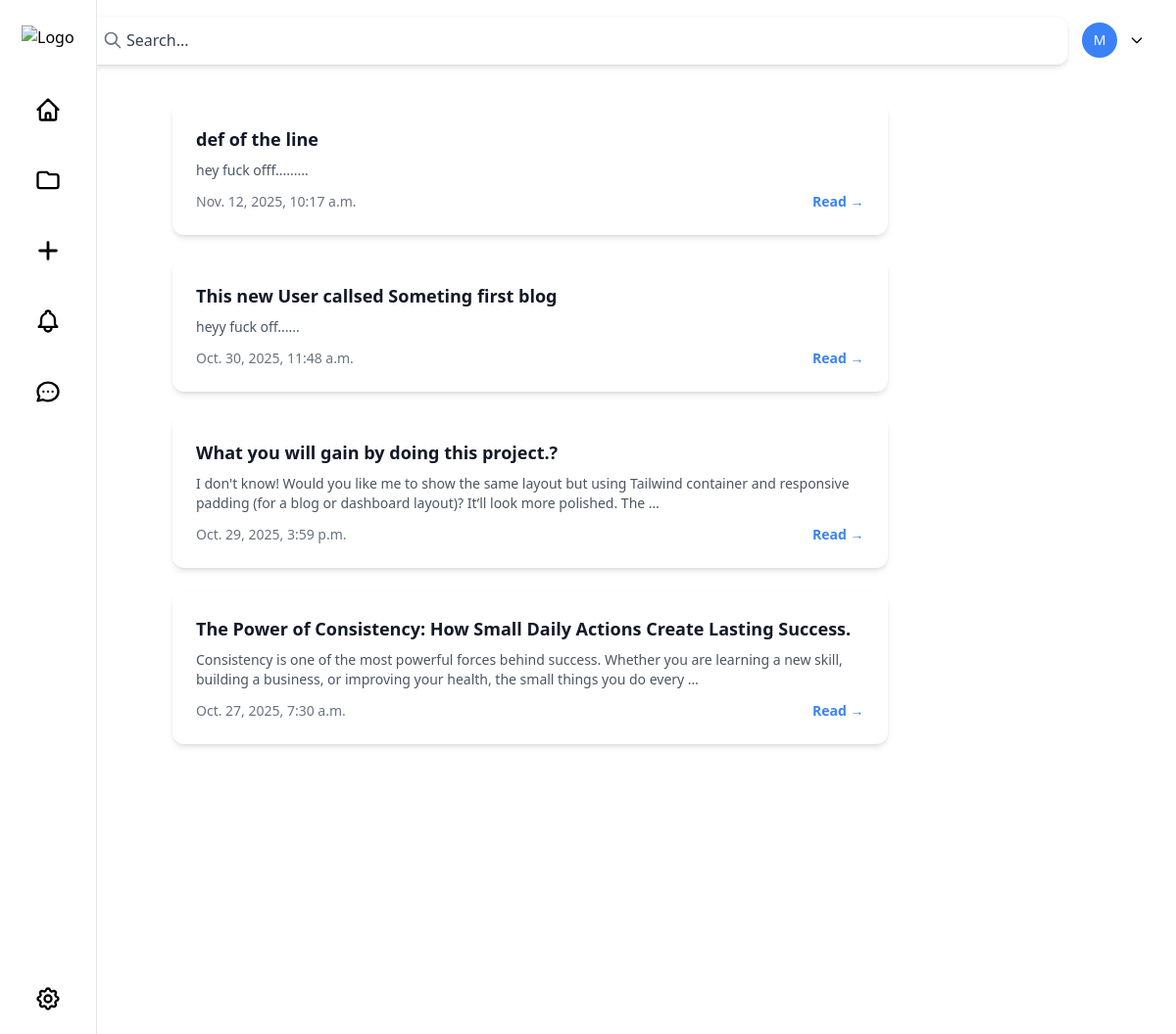
The app's page / (signed in) with its own data.
### blog/models.py (models this page shows, shortened)
class blog_post(models.Model):
    STATUS_CHOICES = [
        ('draft','Draft'),
        ('published', 'Published')
    ]
    title = models.CharField(max_length=250)
    slug = models.SlugField(max_length=200, unique=True)
    body = models.TextField()
    author = models.ForeignKey(User, on_delete=models.CASCADE)
    created_at = models.DateTimeField(auto_now_add=True)
    updated_at = models.DateTimeField(auto_now=True)
    status = models.CharField(max_length=10, choices = STATUS_CHOICES, default='draft')

### blog/views.py (the view)
# urls.py: path('',views.home, name = 'home'),
def home(request):
    posts = blog_post.objects.filter(status="published").order_by('-created_at')
    return render(request, "iindex.html", {'posts': posts})

### blog/templates/iindex.html (shortened to what this page needs)
{% load static %}
<!DOCTYPE html>
<html lang="en">
<head>
  <script src="https://cdn.tailwindcss.com"></script>
</head>
<body>
  {% if user.is_authenticated %}
    <aside class="fixed top-0 left-0 h-screen w-fit bg-white border-r border-gray-200 flex flex-col space-y-6 items-center py-4 px-3 z-50">
      <a href="#" class=" rounded-2xl p-2.5 transition-all duration-200 hover:bg-gray-200 focus:bg-gray-800 focus:text-white">
        <img src="{% static 'images/logo.png' %}" alt="Logo" class="h-7 w-auto transition">
      </a>
      <a href="{% url 'home' %}" class=" rounded-2xl p-2.5 transition-all duration-200 hover:bg-gray-200 focus:bg-gray-800 focus:text-white">
      </a>
      <a href="#" class=" rounded-2xl p-2.5 transition-all duration-200 hover:bg-gray-200 focus:bg-gray-800 focus:text-white">
        <svg xmlns="http://www.w3.org/2000/svg" class="h-7 w-7" fill="none" viewBox="0 0 24 24" stroke="currentColor" stroke-width="2">
          <path stroke-linecap="round" stroke-linejoin="round" d="M3 7v10a2 2 0 002 2h14a2 2 0 002-2V9a2 2 0 00-2-2h-6l-2-2H5a2 2 0 00-2 2z" />
        </svg>
      </a>
      <a href="{% url 'post_create' %}" class=" rounded-2xl p-2.5 transition-all duration-200 hover:bg-gray-200 focus:bg-gray-800 focus:text-white">
        <svg xmlns="http://www.w3.org/2000/svg" class="h-7 w-7" viewBox="0 0 20 20" fill="currentColor">
          <path fill-rule="evenodd" d="M10 3a1 1 0 011 1v5h5a1 1 0 110 2h-5v5a1 1 0 11-2 0v-5H4a1 1 0 110-2h5V4a1 1 0 011-1z" clip-rule="evenodd" />
        </svg>
      </a>
      <a href="#" class=" rounded-2xl p-2.5 transition-all duration-200 hover:bg-gray-200 focus:bg-gray-800 focus:text-white">
      </a>
      <a href="#" class=" rounded-2xl p-2.5 transition-all duration-200 hover:bg-gray-200 focus:bg-gray-800 focus:text-white">
      </a>
      <a href="#" class="absolute bottom-3 rounded-2xl p-2.5 transition-all duration-200 hover:bg-gray-200 focus:bg-gray-800 focus:text-white">
      </a>
    </aside>
    <nav id="searchBar" class="fixed top-0 left-16 bg-white border-gray-200 flex items-center w-[calc(100vw-5rem)] px-3 py-1 pb-1 transition-shadow">
      <div class="flex items-center justify-between gap-0.5 py-3 pr-1.5 px-3 w-full">
        <div class="flex w-full items-center gap-1 rounded-xl shadow-md hover:shadow-lg border border-gray-50 py-3 px-4">
          <svg xmlns="http://www.w3.org/2000/svg" class="h-5 w-5 text-gray-500" fill="none" viewBox="0 0 24 24" stroke="currentColor" stroke-width="2">
            <path stroke-linecap="round" stroke-linejoin="round" d="M21 21l-6-6m2-5a7 7 0 11-14 0 7 7 0 0114 0z" />
          </svg>
          <input type="text" placeholder="Search..." class="bg-transparent outline-none placeholder:text-gray-700 focus:placeholder:text-gray-400 placeholder: " />
        </div>
      </div>
      <button class="flex items-center rounded-2xl p-2  hover:bg-gray-100 ">
        <div class="w-9 h-9 rounded-full bg-blue-500 text-white flex items-center justify-center text-sm">
          {{ user.username|first|upper }}
        </div>
      </button>
        <button id="dropdownButton" class="items-center text-black p-1 rounded-lg hover:bg-gray-100 focus:outline-none">
            <svg class="w-4 h-4" fill="none" stroke="currentColor" stroke-width="2"
                viewBox="0 0 24 24">
              <path stroke-linecap="round" stroke-linejoin="round"
                    d="M19 9l-7 7-7-7" />
            </svg>
          </button>
    </nav>
    {% block content %}
    <main class="min-h-screen ml-16 mt-16  grid grid-cols-10 px-28 py-10 bg-white">
    <div class="  col-span-8 space-y-6">
      {% for post in posts %}
        <div class=" shadow-md p-6 pb-6 hover:shadow-lg transition-all duration-300 rounded-xl ">
          <h2 class="text-lg font-semibold text-gray-900 mb-2">{{ post.title }}</h2>
          <p class="text-gray-600 text-sm mb-3">{{ post.body|truncatewords:30 }}</p>
          <div class="flex justify-between text-sm text-gray-500">
            <span class=" text-sm">{{post.created_at}}</span>
            <a href="{% url 'post_details' post.id %}" class="text-blue-500 hover:underline font-semibold">Read →</a>
          </div>
        </div>
        {% endfor %}
    </div>
    </main>
    {% endblock %}
  {% else %}
    <script>
      window.location.href = "{% url 'register' %}";
    </script>
  {% endif %}
</body>

### records on screen
blog_post: title "def of the line", body "hey fuck offf.........", created_at "Nov. 12, 2025, 10:17 a.m."
blog_post: title "This new User callsed Someting first blog", body "heyy fuck off......", created_at "Oct. 30, 2025, 11:48 a.m."
blog_post: title "What you will gain by doing this project.?", body "I don't know! Would you like me to show the same layout but using Tailwind container and responsive padding (for a blog or dashboard layout)? It’ll look more polished. The …", created_at "Oct. 29, 2025, 3:59 p.m."
blog_post: title "The Power of Consistency: How Small Daily Actions Create Lasting Success.", body "Consistency is one of the most powerful forces behind success. Whether you are learning a new skill, building a business, or improving your health, the small things you do every …", created_at "Oct. 27, 2025, 7:30 a.m."

### other values on screen
{{ user.username|first|upper }} "M"
